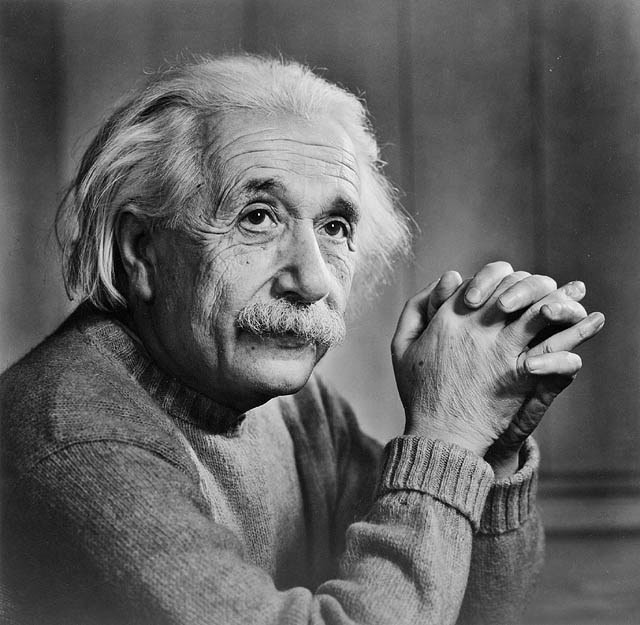
#> input picture Filtros espaciais/einstein.jpg, 640 x 625 px
$ python media.py
#> lines starting #> are read from the running program, lines starting #| are printed output that depends on the picture
import cv2
import numpy as np

image = input('digite o nome da imagem de entrada: ')
#> the answer given: einstein.jpg
img = cv2.imread(image)
#> img is the input picture: shape (625, 640, 3); min 0, max 255, mean 97.9
#img = img[::2,::2] # Diminui a imagem
suave = np.vstack([
np.hstack([img, cv2.blur(img, ( 3, 3))]) ])
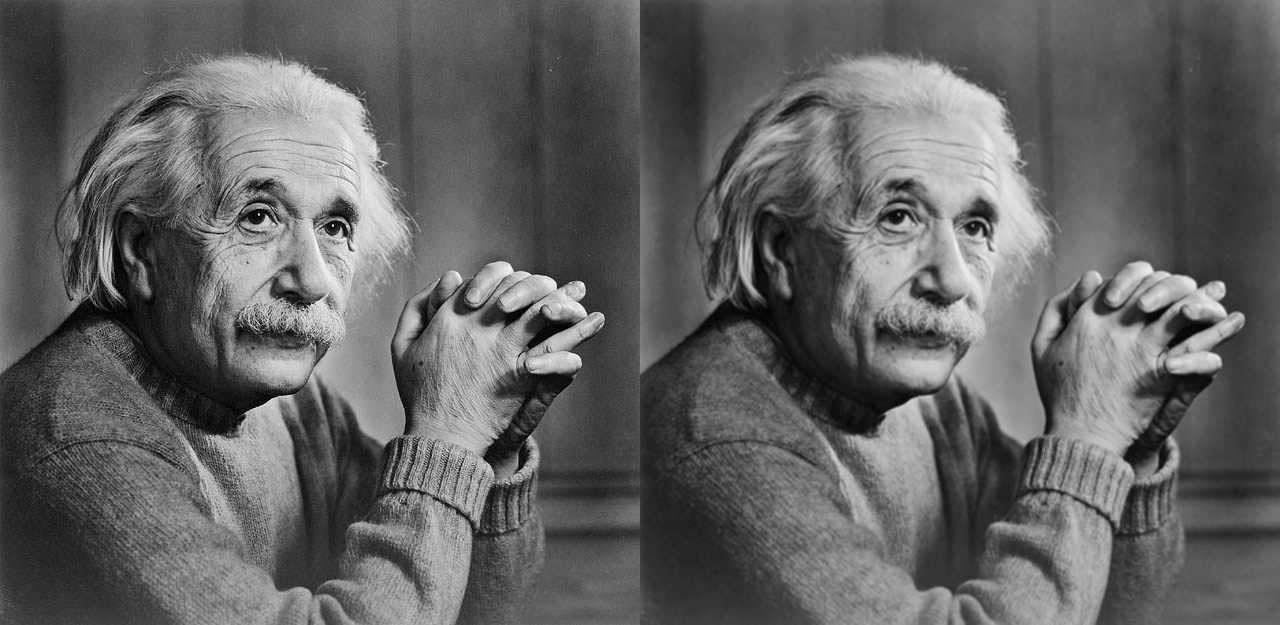
#> suave: shape (625, 1280, 3); min 0, max 255, mean 97.9
cv2.imshow("Imagens suavisadas (Blur)", suave)
cv2.waitKey(0)
